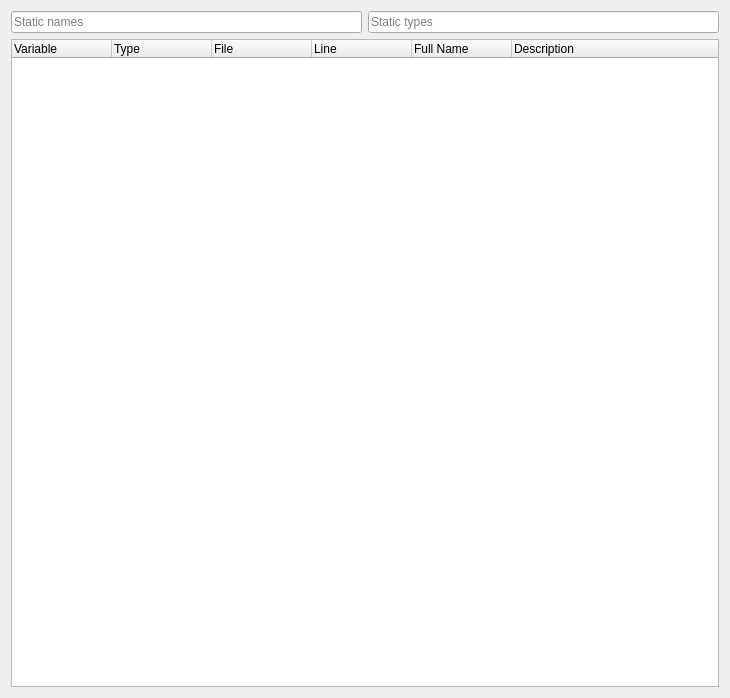
<?xml version="1.0" encoding="UTF-8"?>
<ui version="4.0">
 <class>SeerStaticBrowserWidgetForm</class>
 <widget class="QWidget" name="SeerStaticBrowserWidgetForm">
  <property name="geometry">
   <rect>
    <x>0</x>
    <y>0</y>
    <width>730</width>
    <height>698</height>
   </rect>
  </property>
  <property name="windowTitle">
   <string>Static Browser</string>
  </property>
  <layout class="QGridLayout" name="gridLayout">
   <item row="0" column="0">
    <widget class="QHistoryLineEdit" name="staticNameSearchLineEdit">
     <property name="toolTip">
      <string>Search for static variable names. &quot;*&quot; is allowed.</string>
     </property>
     <property name="statusTip">
      <string/>
     </property>
     <property name="placeholderText">
      <string>Static names</string>
     </property>
     <property name="clearButtonEnabled">
      <bool>true</bool>
     </property>
    </widget>
   </item>
   <item row="0" column="1">
    <widget class="QHistoryLineEdit" name="staticTypeSearchLineEdit">
     <property name="toolTip">
      <string>Search for static variable types. &quot;*&quot; is allowed.</string>
     </property>
     <property name="statusTip">
      <string/>
     </property>
     <property name="placeholderText">
      <string>Static types</string>
     </property>
     <property name="clearButtonEnabled">
      <bool>true</bool>
     </property>
    </widget>
   </item>
   <item row="1" column="0" colspan="2">
    <widget class="QTreeWidget" name="staticTreeWidget">
     <property name="columnCount">
      <number>6</number>
     </property>
     <column>
      <property name="text">
       <string>Variable</string>
      </property>
     </column>
     <column>
      <property name="text">
       <string>Type</string>
      </property>
     </column>
     <column>
      <property name="text">
       <string>File</string>
      </property>
     </column>
     <column>
      <property name="text">
       <string>Line</string>
      </property>
     </column>
     <column>
      <property name="text">
       <string>Full Name</string>
      </property>
     </column>
     <column>
      <property name="text">
       <string>Description</string>
      </property>
     </column>
    </widget>
   </item>
  </layout>
 </widget>
 <customwidgets>
  <customwidget>
   <class>QHistoryLineEdit</class>
   <extends>QLineEdit</extends>
   <header location="global">QHistoryLineEdit.h</header>
  </customwidget>
 </customwidgets>
 <resources/>
 <connections/>
</ui>
